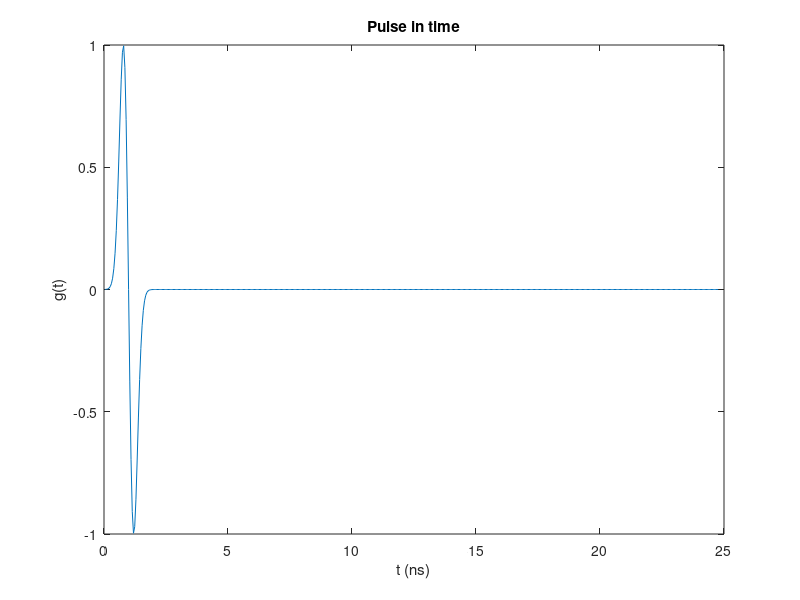

MATLAB code for this plot: (Note: this script raises an error after producing the figure.)
clear
close all
clc

load('paredes.mat');
% Tamanho do ambiente simulado
IE = 1000;
JE = 1000;

video = 1;

olay = 302;
% Coordenadas da fonte
ic = 240+olay;
jc = 350+olay;

D = 0.03;   %Tamanho da c�lula

%Coordenadas dos receptores:
%Receptor 1
Rx3x = 210+olay;
Rx3y = 300+olay;

%Receptor 2
Rx2x = 270+olay;
Rx2y = 300+olay;

%Vari�veis do ambiente
c = 2.99792458e8;               %velocidade da luz
mi0 = ones(IE,JE)*4*pi*1e-7;    %permeabilidade do vacuo
eps0 = 1e-9/(36*pi)*epsilon;    %permissividade do vacuo
%mi0 = 1./(epsilon*c^2);

dt = 0.7*(D/(sqrt(2)*c));
nsteps = 500;
%t = dt*1:dt:nsteps*dt;

%fun��o geradora de pulso
Ap = 1;                 %Amplitude m�xima
t0 = 20*dt;             %Tempo onde o pulso est� localizado
tau = 6*dt;             %Largura do pulso
t = [1:nsteps]*dt;      %vetor de tempo
g = -Ap*sqrt(2*exp(1)/tau^2)*(t-t0).*exp(-((t-t0)/tau).^2); %fun��o

%iniciando vetores antes do loop
Ez = zeros(IE,JE);
Hx = zeros(IE,JE);
Hy = zeros(IE,JE);

figure(1)
%Plota a fun��o geradora de pulso
plot(t/1e-9,g)
title('Pulse in time')
xlabel('t (ns)')
ylabel('g(t)')

if video
    %Objeto para exportar v�deo com os quadros
    vidObj = VideoWriter('FDTD.avi');
    vidObj.Quality = 100;
    vidObj.FrameRate = 30;
    open(vidObj);
end

%iniciando vetores antes do loop
EzRx1 = zeros(1,nsteps);
EzRx2 = zeros(1,nsteps);
EzRx3 = zeros(1,nsteps);

tic
%loop no tempo
for k = 2:nsteps
    for j = 2:JE-1
        for i = 2:IE-1
            %C�lculo do campo E para todos os pontos no espa�o
            Ez(i,j) = Ez(i,j) + (dt/eps0(i,j))*(Hy(i,j)-Hy(i-1,j)-Hx(i,j)+Hx(i,j-1))/D;
        end
    end
    
    Ez(ic,jc) = g(k);   % Excita��o na fonte do pulso
    
    EzRx1(k) = Ez(ic,jc);       % Campo detectado na fonte
    EzRx2(k) = Ez(Rx2y,Rx2x);   % Campo detectado em Rx2
    EzRx3(k) = Ez(Rx3y,Rx3x);   % Campo detectado em Rx3
    
%     g = exp(-0.5*((t0-k)/tau)^2);

    for j = 1:JE-1
        for i = 1:IE-1
            % C�lculo do campo H para todos os pontos no espa�o
            Hx(i,j) = Hx(i,j) + (dt/mi0(i,j))*(Ez(i,j)-Ez(i,j+1))/D;
            Hy(i,j) = Hy(i,j) + (dt/mi0(i,j))*(Ez(i+1,j)-Ez(i,j))/D;
        end
    end
    
    if (k==2 || ~(rem(k,5)))&& video
        % Aqui s�o feitos os quadros pro v�deo
        h= figure;
        imagesc(abs(Ez(303:699,303:699)))
        set(gca,'YDir','normal')
        title(['time: ' num2str(k*dt/1e-9) 'ns'])
        writeVideo(vidObj, getframe(h));
        close 
        
    end
    
    % Salva algumas amostras de Ez no tempo
    if k == 100
        salvoEz=Ez;
    end
    if k == 250
        salvoEz2=Ez;
    end
    if k == 350
        salvoEz3=Ez;
    end
    clc
    k
end
tempo = toc

close(vidObj); % Grava o v�deo  no arquivo

figure(2)
subplot(2,2,1)
imagesc(abs(salvoEz(303:699,303:699)));
colorbar('EastOutside')
title(['Passo 100; ' num2str(100*dt/1e-9) 'ns'])
set(gca,'YDir','normal')

subplot(2,2,2)
imagesc(abs(salvoEz2(303:699,303:699)));
colorbar('EastOutside')
title(['Passo 250; ' num2str(250*dt/1e-9) 'ns'])
set(gca,'YDir','normal')

subplot(2,2,3)
imagesc(abs(salvoEz3(303:699,303:699)));
colorbar('EastOutside')
title(['Passo 350; ' num2str(350*dt/1e-9) 'ns'])
set(gca,'YDir','normal')

subplot(2,2,4)
imagesc(abs(Ez(303:699,303:699)))
colorbar('EastOutside')
title(['Passo 500; ' num2str(500*dt/1e-9) 'ns'])
set(gca,'YDir','normal')

figure(3)
subplot(3,1,1)
plot(t/1e-9,EzRx1)
title('Intensidade de campo el�trico nos receptores')
xlabel('t (ns) - receptor 1')
ylabel('Ez')
subplot(3,1,2)
plot(t,EzRx2)
xlabel('t (ns) - receptor 2')
ylabel('Ez')
subplot(3,1,3)
plot(t,EzRx3)
xlabel('t (ns) - receptor 3')
ylabel('Ez')

figure(4)
imagesc(abs(salvoEz3(303:699,303:699)));
colorbar('EastOutside')
title(['Passo 350; ' num2str(350*dt/1e-9) 'ns'])
set(gca,'YDir','normal')


save('var2.mat', 'salvoEz', 'salvoEz2', 'salvoEz3', 'Ez', 'EzRx1', ...
    'EzRx2', 'EzRx3');


